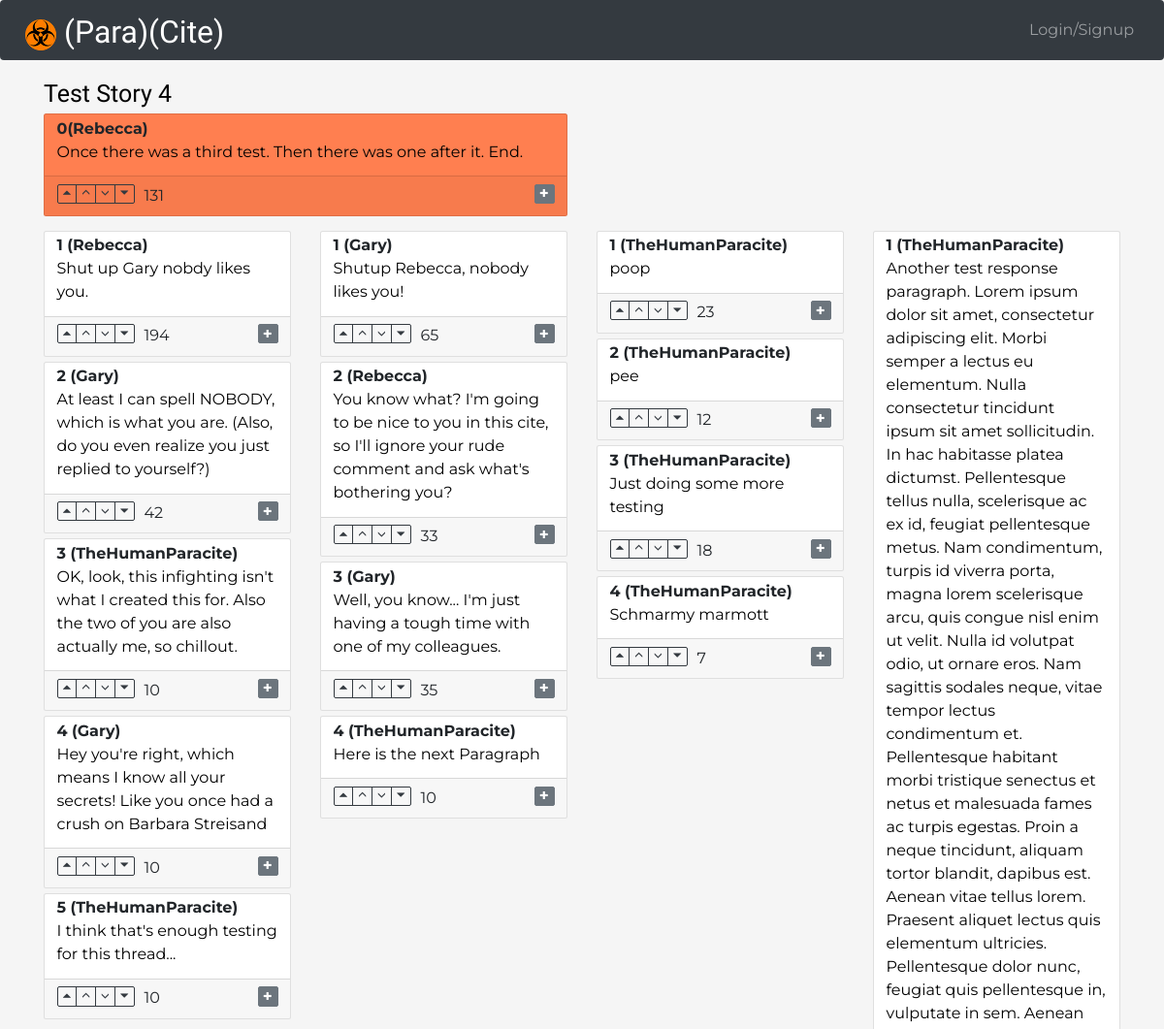
The page /s/6QH2LVHI/ (upper part) on the database as committed earlier.
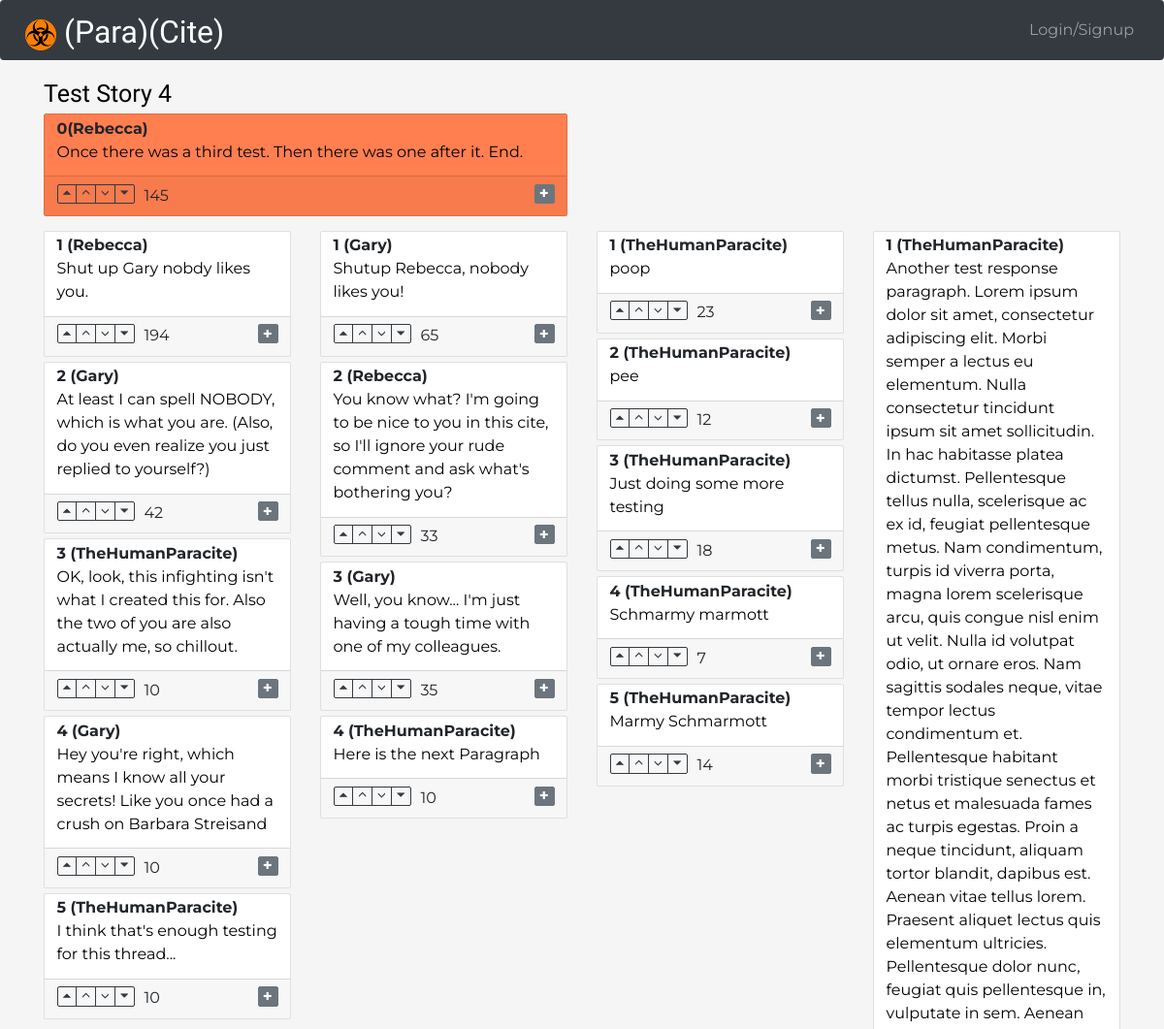
The same page on the database as committed later.
### cites/models.py (models this page shows, shortened)
class Paragraph(models.Model):
    story = models.ForeignKey(Story, on_delete=CASCADE)
    author = models.ForeignKey('paracite_profile.Profile',
                               on_delete=PROTECT,
                               related_name='author')
    text = models.TextField(max_length=4095)
    score = models.IntegerField()
    level = models.IntegerField()
    voters = models.ManyToManyField('paracite_profile.Profile',
                                    through='VotingRecord',
                                    through_fields=('paragraph', 'profile'),
                                    related_name='voters')
    parent_paragraph = models.ForeignKey('self',
                                         on_delete=CASCADE,
                                         blank=True,
                                         null=True)
    created_date = models.DateTimeField(auto_now_add=True)
    edited_date = models.DateTimeField(auto_now=True)
    objects = ParagraphManager()
    def get_absolute_url(self):
        return reverse('cites:detail_para', args=[id_to_url(self.id)])
    def get_vote_url(self):
        return reverse('cites:vote', args=[id_to_url(self.id)])
    def get_respond_url(self):
        return reverse('cites:detail_para_respond', args=[id_to_url(self.id)])
    def children(self, start=0, size=4):
        return self.paragraph_set.exclude(id=self.id)[start:start + size]
    def child_chain(self, max_count=20):
        paragraphs = []
        paragraph = self
        index = 0
        paragraphs.append(paragraph)
        while paragraph.paragraph_set.exists() and index < max_count:
            paragraph = paragraph.paragraph_set.first()
            paragraphs.append(paragraph)
            index += 1
        return paragraphs
    class Meta:
        ordering = ['-score', 'created_date']

### paracite_profile/models.py (models this page shows)
class Profile(models.Model):
    user_name = models.CharField(unique=True, max_length=63)
    total_score = models.BigIntegerField(default=0)
    created_date = models.DateTimeField(auto_now_add=True)
    edited_date = models.DateTimeField(auto_now=True)
    def __str__(self):
        return self.user_name

### cites/views.py (the view)
# urls.py: path('s/<shortened:story_id>/', views.detail_story, name='detail_story'),
def detail_story(request, story_id):
    story = get_object_or_404(Story, id=story_id)
    lead_paragraph = story.first_para()
    return render_detail(request, story, lead_paragraph)

### cites/converters.py (called while the page is built)
def id_to_url(primary_id):
    return base64.b32encode(
        (MakeURLSmall.MAX_STORIES - primary_id).to_bytes(5, 'little')
    ).decode('utf-8')

    def to_python(self, value):
        return self.MAX_STORIES - int.from_bytes(
            base64.b32decode(value.encode('utf-8'), casefold=True), 'little')

    def to_url(self, value):
        weird_url = self.expected_format.format(value)
        return weird_url

### cites/models.py (called while the page is built)
    def get_absolute_url(self):
        return reverse('cites:detail_story', args=[id_to_url(self.id)])

    def first_para(self):
        return self.paragraph_set.get(level=0)

### cites/templates/cites/detail.html (shortened to what this page needs)
{% extends 'base.html' %}
{% block content %}
    <div class="container">
        <div class="row">
            <div class="col">
                <h1>
                    <a href="{{ story.get_absolute_url }}">{{ story.title|title }}</a>
                </h1>
            </div>
        </div>
        <div class="row">
            <div class="col-xl-6 col-lg-6 col-md-8 col-sm-12">
                <div class="card bg-coral mb-4">
                    <div class="card-body pt-1 paragraph-text">
                        <b>{{ lead_paragraph.level }}({{ lead_paragraph.author }})</b>
                        <br>
                        <a href="{{ lead_paragraph.get_absolute_url }}">{{ lead_paragraph.text }}</a>
                    </div>
                    <div class="card-footer"
                         data-para-url="{{ lead_paragraph.get_vote_url }}">
                        <span class="score pl-3">{{ lead_paragraph.score }}</span>
                        {% include 'cites/paragraph_buttons.html' %}
                        <a class="btn btn-sm btn-secondary pull-right"
                           id="lead-para-res-btn"
                           data-toggle="collapse"
                           href="#response-div"
                           role="button"
                           aria-expanded="false"
                           aria-controls="collapseExample">
                            <span class="glyphicon glyphicon-plus"></span>
                        </a>
                    </div>
                </div>
            </div>
        </div>
        <div class="row">
            {% for paragraph_chain in paragraphs %}
                <div class="col-xl-3 col-lg-3 col-md-4 col-sm-6">
                    {% for paragraph in paragraph_chain %}
                        <div class="card mb-2">
                            <div class="card-body pt-1 paragraph-text">
                                <b>{{ paragraph.level }}&nbsp;({{ paragraph.author }})</b>
                                <br>
                                <a href="{{ paragraph.get_absolute_url }}">{{ paragraph.text }}</a>
                            </div>
                            <div class="card-footer"
                                 data-para-url="{{ paragraph.get_vote_url }}">
                                <span class="score pl-3">{{ paragraph.score }}</span>
                                {% include 'cites/paragraph_buttons.html' %}
                                <a class="btn btn-sm btn-secondary pull-right make-response"
                                   role="button"
                                   data-response-url="{{ paragraph.get_respond_url }}"
                                   style="color: white">
                                    <span class="glyphicon glyphicon-plus"></span>
                                </a>
                            </div>
                        </div>
                    {% endfor %}
                </div>
            {% endfor %}
        </div>
    </div>
{% endblock %}

### cites/templates/cites/paragraph_buttons.html
<div class="btn-group d-inline" role="group">
    <a role="button"
       href="#"
       class="btn btn-sm btn-outline-dark vote-btn"
       data-vote="4">
        <span class="glyphicon glyphicon-triangle-top"></span>
    </a>
    <a role="button"
       href="#"
       class="btn btn-sm btn-outline-dark vote-btn"
       data-vote="3">
        <span class="glyphicon glyphicon-menu-up"></span>
    </a>
    <a role="button"
       href="#"
       class="btn btn-sm btn-outline-dark vote-btn"
       data-vote="1">
        <span class="glyphicon glyphicon-menu-down"></span>
    </a>
    <a role="button"
       href="#"
       class="btn btn-sm btn-outline-dark vote-btn"
       data-vote="0">
        <span class="glyphicon glyphicon-triangle-bottom"></span>
    </a>
</div>

Rows that differ between the two databases and show on the page:
changed Paragraph "Once there was a third test. Then there was one after it. End.": score "131" → "145"
added Paragraph: level "5", author "TheHumanParacite", text "Marmy Schmarmott", score "14"
